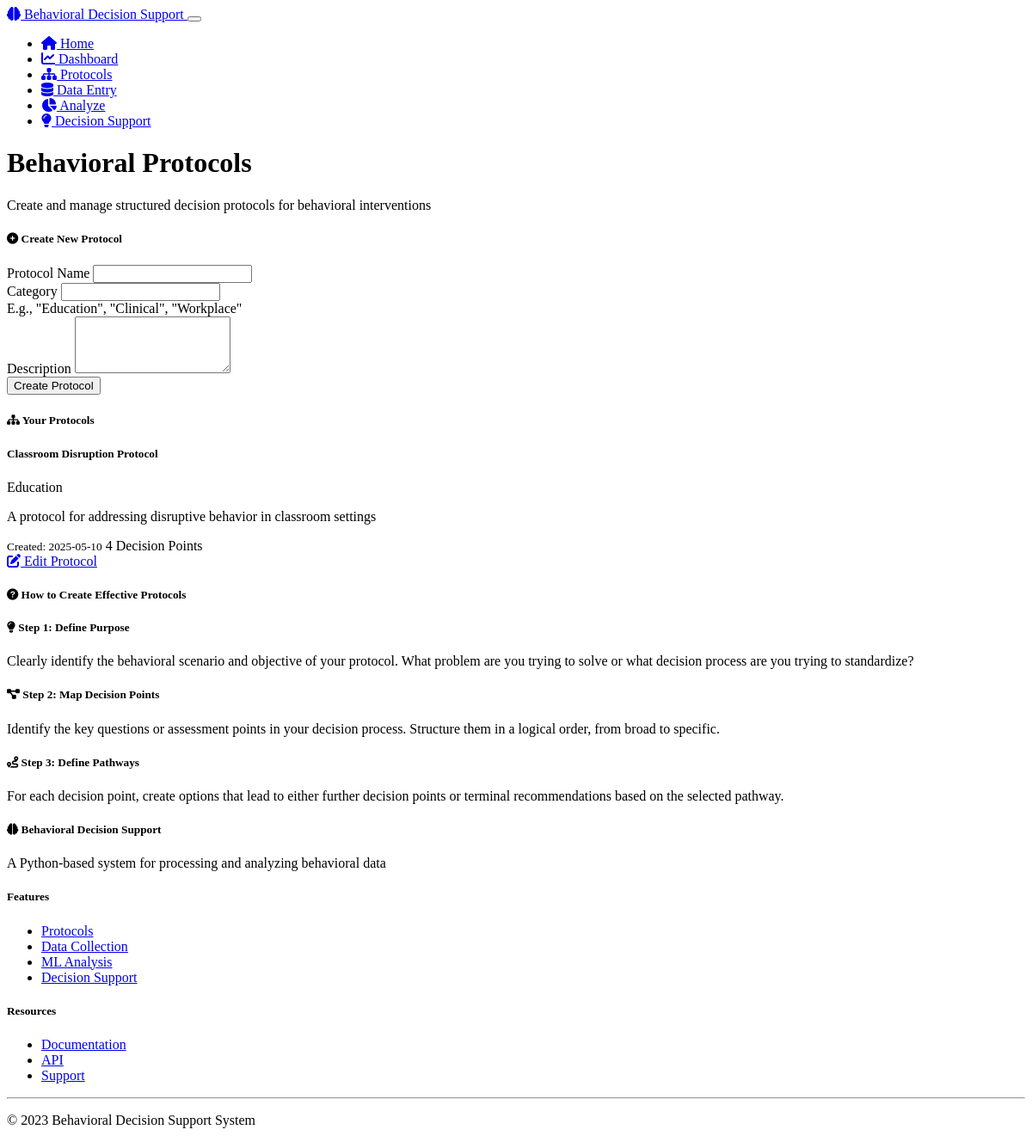
The page /protocols on the database its author committed.
### models.py (models this page shows, shortened)
class Protocol(db.Model):
    id = db.Column(db.Integer, primary_key=True)
    name = db.Column(db.String(100), nullable=False)
    description = db.Column(db.Text, nullable=True)
    category = db.Column(db.String(50), nullable=True)
    created_at = db.Column(db.DateTime, default=datetime.utcnow)
    updated_at = db.Column(db.DateTime, default=datetime.utcnow, onupdate=datetime.utcnow)
    decision_points = db.relationship('DecisionPoint', backref='protocol', lazy=True)

### routes.py (the view)
@app.route('/protocols', methods=['GET'])
def protocols():
    protocols = Protocol.query.all()
    form = ProtocolForm()
    return render_template('protocols.html',
                          protocols=protocols,
                          form=form,
                          title="Behavioral Protocols")

### forms.py
class ProtocolForm(FlaskForm):
    name = StringField('Protocol Name', validators=[DataRequired(), Length(min=3, max=100)])
    description = TextAreaField('Description', validators=[Optional(), Length(max=1000)])
    category = StringField('Category', validators=[Optional(), Length(max=50)])
    submit = SubmitField('Create Protocol')

### templates/protocols.html (shortened to what this page needs)
{% extends "layout.html" %}
{% block content %}
<div class="row mb-4">
    <div class="col-md-12">
        <h1 class="mb-3">Behavioral Protocols</h1>
        <p class="lead">Create and manage structured decision protocols for behavioral interventions</p>
    </div>
</div>
<div class="row mb-4">
    <div class="col-md-4 mb-4">
        <div class="card">
            <div class="card-header">
                <h5 class="mb-0"><i class="fas fa-plus-circle me-2"></i> Create New Protocol</h5>
            </div>
            <div class="card-body">
                <form method="POST" action="{{ url_for('add_protocol') }}">
                    <div class="mb-3">
                        <label for="name" class="form-label">{{ form.name.label }}</label>
                        {{ form.name(class="form-control" + (" is-invalid" if form.name.errors else "")) }}
                    </div>
                    <div class="mb-3">
                        <label for="category" class="form-label">{{ form.category.label }}</label>
                        {{ form.category(class="form-control" + (" is-invalid" if form.category.errors else "")) }}
                        <div class="form-text">E.g., "Education", "Clinical", "Workplace"</div>
                    </div>
                    <div class="mb-3">
                        <label for="description" class="form-label">{{ form.description.label }}</label>
                        {{ form.description(class="form-control" + (" is-invalid" if form.description.errors else ""), rows=4) }}
                    </div>
                    {{ form.submit(class="btn btn-primary w-100") }}
                </form>
            </div>
        </div>
    </div>
    <div class="col-md-8 mb-4">
        <div class="card">
            <div class="card-header">
                <h5 class="mb-0"><i class="fas fa-sitemap me-2"></i> Your Protocols</h5>
            </div>
            <div class="card-body">
                {% if protocols %}
                <div class="row row-cols-1 row-cols-md-2 g-4">
                    {% for protocol in protocols %}
                    <div class="col">
                        <div class="card h-100 protocol-card">
                            <div class="card-header d-flex justify-content-between align-items-center">
                                <h5 class="mb-0">{{ protocol.name }}</h5>
                                {% if protocol.category %}
                                <span class="badge bg-secondary">{{ protocol.category }}</span>
                                {% endif %}
                            </div>
                            <div class="card-body">
                                {% if protocol.description %}
                                <p class="card-text">{{ protocol.description[:100] }}{% if protocol.description|length > 100 %}...{% endif %}</p>
                                {% else %}
                                <p class="card-text text-muted"><i>No description provided</i></p>
                                {% endif %}
                                <div class="d-flex justify-content-between align-items-center">
                                    <small class="text-muted">Created: {{ protocol.created_at.strftime('%Y-%m-%d') }}</small>
                                    {% set decision_point_count = protocol.decision_points|length %}
                                    <span class="badge bg-primary">
                                        {{ decision_point_count }} Decision Point{{ 's' if decision_point_count != 1 else '' }}
                                    </span>
                                </div>
                            </div>
                            <div class="card-footer bg-transparent text-center">
                                <a href="{{ url_for('protocol_detail', protocol_id=protocol.id) }}" class="btn btn-outline-primary">
                                    <i class="fas fa-edit me-1"></i> Edit Protocol
                                </a>
                            </div>
                        </div>
                    </div>
                    {% endfor %}
                </div>
                {% else %}
                <div class="alert alert-info">
                    <i class="fas fa-info-circle me-2"></i> You haven't created any protocols yet.
                    Use the form on the left to create your first protocol.
                </div>
                {% endif %}
            </div>
        </div>
    </div>
</div>
<div class="row mb-4">
    <div class="col-md-12">
        <div class="card">
            <div class="card-header">
                <h5 class="mb-0"><i class="fas fa-question-circle me-2"></i> How to Create Effective Protocols</h5>
            </div>
            <div class="card-body">
                <div class="row">
                    <div class="col-md-4 mb-3">
                        <div class="card h-100 bg-light">
                            <div class="card-body">
                                <h5 class="card-title"><i class="fas fa-lightbulb text-warning me-2"></i> Step 1: Define Purpose</h5>
                                <p class="card-text">
                                    Clearly identify the behavioral scenario and objective of your protocol.
                                    What problem are you trying to solve or what decision process are you trying to standardize?
                                </p>
                            </div>
                        </div>
                    </div>
                    <div class="col-md-4 mb-3">
                        <div class="card h-100 bg-light">
                            <div class="card-body">
                                <h5 class="card-title"><i class="fas fa-project-diagram text-primary me-2"></i> Step 2: Map Decision Points</h5>
                                <p class="card-text">
                                    Identify the key questions or assessment points in your decision process.
                                    Structure them in a logical order, from broad to specific.
                                </p>
                            </div>
                        </div>
                    </div>
                    <div class="col-md-4 mb-3">
                        <div class="card h-100 bg-light">
                            <div class="card-body">
                                <h5 class="card-title"><i class="fas fa-route text-success me-2"></i> Step 3: Define Pathways</h5>
                                <p class="card-text">
                                    For each decision point, create options that lead to either further decision points
                                    or terminal recommendations based on the selected pathway.
                                </p>
                            </div>
                        </div>
                    </div>
                </div>
            </div>
        </div>
    </div>
</div>
{% endblock %}

### static/css/custom.css (style rules this page uses)
.protocol-card { transition: transform 0.2s; }

### rows shown on the page
Protocol: name "Classroom Disruption Protocol", category "Education", description "A protocol for addressing disruptive behavior in classroom settings", created_at "2025-05-10", decision_point_count "4", value "s"
